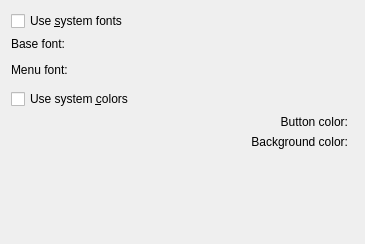
<ui version="4.0" >
 <class>FontConfigBase</class>
 <widget class="QWidget" name="FontConfigBase" >
  <property name="geometry" >
   <rect>
    <x>0</x>
    <y>0</y>
    <width>365</width>
    <height>244</height>
   </rect>
  </property>
  <property name="windowTitle" >
   <string>Form1</string>
  </property>
  <layout class="QGridLayout" >
   <property name="margin" >
    <number>11</number>
   </property>
   <property name="spacing" >
    <number>6</number>
   </property>
   <item row="0" column="0" colspan="2" >
    <widget class="QCheckBox" name="chkSystem" >
     <property name="text" >
      <string>Use &amp;system fonts</string>
     </property>
    </widget>
   </item>
   <item row="1" column="0" colspan="2" >
    <widget class="QLabel" name="TextLabel1" >
     <property name="text" >
      <string>Base font:</string>
     </property>
     <property name="alignment" >
      <set>Qt::AlignLeading|Qt::AlignLeft|Qt::AlignVCenter</set>
     </property>
     <property name="wordWrap" >
      <bool>false</bool>
     </property>
    </widget>
   </item>
   <item row="2" column="0" colspan="2" >
    <widget class="FontEdit" native="1" name="edtFont" />
   </item>
   <item row="10" column="0" >
    <spacer>
     <property name="orientation" >
      <enum>Qt::Vertical</enum>
     </property>
     <property name="sizeType" >
      <enum>QSizePolicy::Expanding</enum>
     </property>
     <property name="sizeHint" >
      <size>
       <width>20</width>
       <height>20</height>
      </size>
     </property>
    </spacer>
   </item>
   <item row="9" column="0" >
    <widget class="QLabel" name="TextLabel2_2" >
     <property name="sizePolicy" >
      <sizepolicy>
       <hsizetype>7</hsizetype>
       <vsizetype>1</vsizetype>
       <horstretch>0</horstretch>
       <verstretch>0</verstretch>
      </sizepolicy>
     </property>
     <property name="text" >
      <string>Background color:</string>
     </property>
     <property name="alignment" >
      <set>Qt::AlignRight|Qt::AlignTrailing|Qt::AlignVCenter</set>
     </property>
     <property name="wordWrap" >
      <bool>false</bool>
     </property>
    </widget>
   </item>
   <item row="9" column="1" >
    <widget class="QColorButton" native="1" name="btnBgColor" />
   </item>
   <item row="8" column="1" >
    <widget class="QColorButton" native="1" name="btnBtnColor" />
   </item>
   <item row="8" column="0" >
    <widget class="QLabel" name="TextLabel1_2" >
     <property name="sizePolicy" >
      <sizepolicy>
       <hsizetype>7</hsizetype>
       <vsizetype>1</vsizetype>
       <horstretch>0</horstretch>
       <verstretch>0</verstretch>
      </sizepolicy>
     </property>
     <property name="text" >
      <string>Button color:</string>
     </property>
     <property name="alignment" >
      <set>Qt::AlignRight|Qt::AlignTrailing|Qt::AlignVCenter</set>
     </property>
     <property name="wordWrap" >
      <bool>false</bool>
     </property>
    </widget>
   </item>
   <item row="7" column="0" colspan="2" >
    <widget class="QCheckBox" name="chkColors" >
     <property name="text" >
      <string>Use system &amp;colors</string>
     </property>
    </widget>
   </item>
   <item row="3" column="0" colspan="2" >
    <widget class="QLabel" name="TextLabel2" >
     <property name="text" >
      <string>Menu font:</string>
     </property>
     <property name="wordWrap" >
      <bool>false</bool>
     </property>
    </widget>
   </item>
   <item row="4" column="0" colspan="2" >
    <widget class="FontEdit" native="1" name="edtMenu" />
   </item>
  </layout>
 </widget>
 <customwidgets>
  <customwidget>
   <class>QColorButton</class>
   <extends>QWidget</extends>
   <header>qcolorbutton.h</header>
  </customwidget>
  <customwidget>
   <class>FontEdit</class>
   <extends>QWidget</extends>
   <header>fontedit.h</header>
  </customwidget>
 </customwidgets>
 <resources/>
 <connections/>
</ui>
